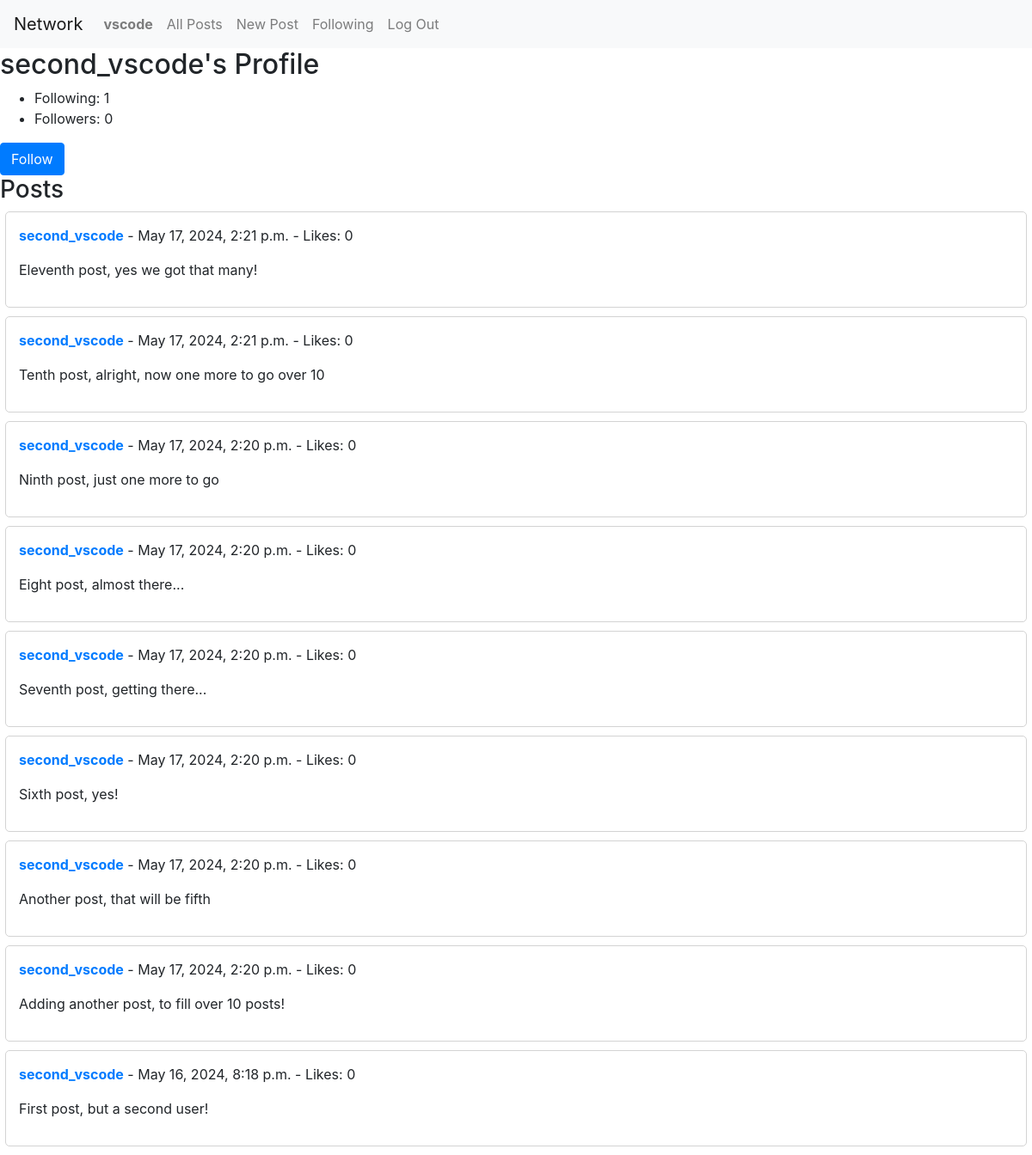
The page /profile/second_vscode/ (signed in) on the database its author committed.
### network/models.py (models this page shows, shortened)
class User(AbstractUser):
    pass

class Post(models.Model):
    user = models.ForeignKey(get_user_model(), on_delete=models.CASCADE, related_name='posts')
    content = models.TextField()
    timestamp = models.DateTimeField(auto_now_add=True)

### network/views.py (the view)
# urls.py: path("profile/<str:username>/", views.profile, name="profile"),
def profile(request, username):
    user = get_object_or_404(User, username=username)
    posts = Post.objects.filter(user=user).order_by('-timestamp')
    following_count = user.following.all().count()
    follower_count = user.followers.all().count()
    is_following = False
    if request.user.is_authenticated:
        is_following = Following.objects.filter(user=request.user, followed_user=user).exists()
    paginator = Paginator(posts, 10)
    page_number = request.GET.get('page')
    page_obj = paginator.get_page(page_number)
    return render(request, 'network/profile.html', {
        'profile_user': user,
        'posts': posts,
        'follower_count': follower_count,
        'following_count': following_count,
        'is_following': is_following,  # Pass this to the template
        'page_obj': page_obj
    })

### network/templates/network/profile.html (shortened to what this page needs)
{% extends "network/layout.html" %}
{% block body %}
    <h2>{{ profile_user.username }}'s Profile</h2>
    <ul>
        <li>Following: {{ following_count }}</li>
        <li>Followers: {{ follower_count }}</li>
    </ul>
    {% if user.is_authenticated and user != profile_user %}
        <button id="followBtn" class="btn btn-primary" data-user-id="{{ profile_user.id }}">
            {% if is_following %}
                Unfollow
            {% else %}
                Follow
            {% endif %}
        </button>
    {% endif %}
    <h3>Posts</h3>
    {% if posts %}
        {% for post in page_obj %}
            <div class="post-container" data-post-id="{{ post.id }}">
                <div class="post">
                    <p>
                        <strong><a href="{% url 'profile' post.user.username %}">
                            {{ post.user.username }}</a></strong>
                        - {{ post.timestamp }} - Likes: 0
                    </p>
                    <p id="post-content-{{ post.id }}">{{ post.content }}</p>
                </div>
            </div>
        {% endfor %}
    {% else %}
        <p>{{ profile_user.username }} hasn't made any posts yet.</p>
    {% endif %}
{% endblock %}

### network/templates/network/layout.html (shortened to what this page needs)
{% load static %}
<!DOCTYPE html>
<html lang="en">
    <head>
        <link rel="stylesheet" href="https://stackpath.bootstrapcdn.com/bootstrap/4.4.1/css/bootstrap.min.css">
        <link href="{% static 'network/styles.css' %}" rel="stylesheet">
    </head>
    <body>
        <nav class="navbar navbar-expand-lg navbar-light bg-light">
            <a class="navbar-brand" href="#">Network</a>
            <div>
              <ul class="navbar-nav mr-auto">
                {% if user.is_authenticated %}
                    <li class="nav-item">
                        <a class="nav-link" href="#"><strong>{{ user.username }}</strong></a>
                    </li>
                {% endif %}
                <li class="nav-item">
                  <a class="nav-link" href="{% url 'index' %}">All Posts</a>
                </li>
                {% if user.is_authenticated %}
                    <li class="nav-item">
                        <a class="nav-link" href="{% url 'new_post' %}">New Post</a>
                    </li>
                    <li class="nav-item">
                        <a class="nav-link" href="{% url 'following' %}">Following</a>
                    </li>
                    <li class="nav-item">
                        <a class="nav-link" href="{% url 'logout' %}">Log Out</a>
                    </li>
                {% endif %}
              </ul>
            </div>
          </nav>
        <div class="body">
            {% block body %}
            {% endblock %}
        </div>
    </body>
</html>

### network/static/network/styles.css (style rules this page uses)
.post { border: 1px solid lightgray; padding: 15px; margin-bottom: 10px; border-radius: 5px; max-width: 99vw; margin-left: auto; margin-right: auto; }

### rows shown on the page
User: username "vscode"
User: username "second_vscode"
Post: user.username "second_vscode", timestamp "May 17, 2024, 2:21 p.m.", content "Eleventh post, yes we got that many!"
Post: user.username "second_vscode", timestamp "May 17, 2024, 2:21 p.m.", content "Tenth post, alright, now one more to go over 10"
Post: user.username "second_vscode", timestamp "May 17, 2024, 2:20 p.m.", content "Ninth post, just one more to go"
Post: user.username "second_vscode", timestamp "May 17, 2024, 2:20 p.m.", content "Eight post, almost there..."
Post: user.username "second_vscode", timestamp "May 17, 2024, 2:20 p.m.", content "Seventh post, getting there..."
Post: user.username "second_vscode", timestamp "May 17, 2024, 2:20 p.m.", content "Sixth post, yes!"
Post: user.username "second_vscode", timestamp "May 17, 2024, 2:20 p.m.", content "Another post, that will be fifth"
Post: user.username "second_vscode", timestamp "May 17, 2024, 2:20 p.m.", content "Adding another post, to fill over 10 posts!"
Post: user.username "second_vscode", timestamp "May 16, 2024, 8:18 p.m.", content "First post, but a second user!"

### other values the page prints
{{ following_count }} "1"
{{ follower_count }} "0"
